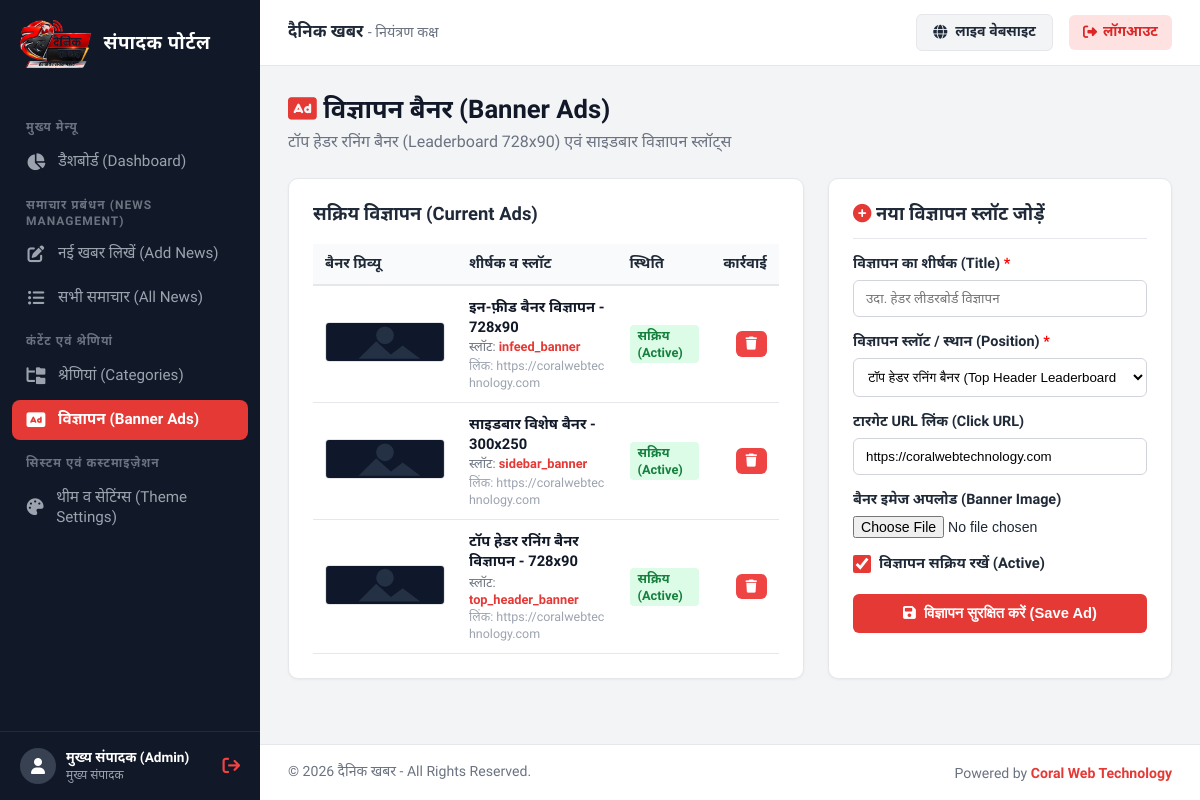
Screenshot of /admin/ads/index.php (signed in) with the database file from the repository.
### tables this page shows
CREATE TABLE `settings` (
  `id` INT AUTO_INCREMENT PRIMARY KEY,
  `site_title` VARCHAR(150) NOT NULL DEFAULT 'दैनिक खबर',
  `tagline` VARCHAR(255) NOT NULL DEFAULT 'सच्ची और निष्पक्ष पत्रकारिता का सशक्त डिजिटल मंच',
  `theme_color` VARCHAR(20) NOT NULL DEFAULT '#e53935',
  `logo_url` VARCHAR(255) DEFAULT 'assets/images/logo.svg',
  `epaper_link` VARCHAR(255) DEFAULT 'https://epaper.dainikkhabr.com',
  `created_at` TIMESTAMP DEFAULT CURRENT_TIMESTAMP,
  `updated_at` TIMESTAMP DEFAULT CURRENT_TIMESTAMP ON UPDATE CURRENT_TIMESTAMP
);

CREATE TABLE `ads` (
  `id` INT AUTO_INCREMENT PRIMARY KEY,
  `title` VARCHAR(150) NOT NULL,
  `position` ENUM('top_header_banner', 'sidebar_banner', 'infeed_banner') NOT NULL DEFAULT 'top_header_banner',
  `image_url` VARCHAR(255) NOT NULL,
  `link_url` VARCHAR(255) NOT NULL,
  `status` TINYINT(1) DEFAULT 1,
  `created_at` TIMESTAMP DEFAULT CURRENT_TIMESTAMP
);

### includes/functions.php (called while the page is built, shortened)
<?php
require_once __DIR__ . '/../config/db.php';
function get_site_settings($pdo_conn = null) {
    global $pdo;
    $db = $pdo_conn ?: $pdo;
    static $settings = null;
    if ($settings === null) {
        $default = [
            'site_title'  => 'दैनिक खबर',
            'tagline'     => 'सच्ची और निष्पक्ष पत्रकारिता का सशक्त डिजिटल मंच',
            'theme_color' => '#e53935',
            'logo_url'    => 'assets/images/logo.png',
            'epaper_link' => 'https://epaper.dainikkhabr.com'
        ];
        if ($db) {
            try {
                $stmt = $db->query("SELECT * FROM settings WHERE id = 1 LIMIT 1");
                $row = $stmt->fetch();
                $settings = $row ?: $default;
            } catch (PDOException $e) {
                $settings = $default;
            }
        } else {
            $settings = $default;
        }
    }
    return $settings;
}
function get_media_url($url, $media_type = 'image') {
    return ASSETS_URL . 'images/placeholder.svg';
}

### admin/ads/index.php (the view, shortened to what this page needs)
<?php
require_once __DIR__ . '/../includes/auth.php';
$ads = [];
if ($pdo) {
    $stmt = $pdo->query("SELECT * FROM ads ORDER BY id DESC");
    $ads = $stmt->fetchAll();
}
require_once __DIR__ . '/../includes/header.php';
?>
<div class="page-header">
    <div>
        <h1><i class="fa-solid fa-rectangle-ad" style="color:var(--admin-theme);"></i> विज्ञापन बैनर (Banner Ads)</h1>
        <p style="color:#6b7280; margin-top:4px;">टॉप हेडर रनिंग बैनर (Leaderboard 728x90) एवं साइडबार विज्ञापन स्लॉट्स</p>
    </div>
</div>
<div class="admin-grid-2col-even">
    <div class="card">
        <h3 style="font-size: 1.15rem; font-weight: 700; margin-bottom: 16px;">
            सक्रिय विज्ञापन (Current Ads)
        </h3>
        <?php if (!empty($ads)): ?>
            <div style="overflow-x: auto;">
                <table style="width: 100%; border-collapse: collapse; text-align: left; font-size: 0.92rem;">
                    <thead>
                        <tr style="border-bottom: 2px solid var(--admin-border); background: #f9fafb;">
                            <th style="padding: 10px 12px;">बैनर प्रिव्यू</th>
                            <th style="padding: 10px 12px;">शीर्षक व स्लॉट</th>
                            <th style="padding: 10px 12px;">स्थिति</th>
                            <th style="padding: 10px 12px; text-align: right;">कार्रवाई</th>
                        </tr>
                    </thead>
                    <tbody>
                        <?php foreach ($ads as $ad): ?>
                            <tr style="border-bottom: 1px solid var(--admin-border);">
                                <td style="padding: 12px; width: 140px;">
                                    <img src="<?php echo get_media_url($ad['image_url'], 'image'); ?>" alt="" style="width: 120px; height: 40px; object-fit: cover; border-radius: 4px; border: 1px solid #e5e7eb;">
                                </td>
                                <td style="padding: 12px;">
                                    <div style="font-weight: 600; color: #111827;"><?php echo htmlspecialchars($ad['title']); ?></div>
                                    <div style="font-size: 0.8rem; color: #6b7280; margin-top: 3px;">
                                        स्लॉट: <strong style="color:var(--admin-theme);"><?php echo htmlspecialchars($ad['position']); ?></strong>
                                    </div>
                                    <div style="font-size: 0.78rem; color: #9ca3af; margin-top: 2px; word-break: break-all;">
                                        लिंक: <?php echo htmlspecialchars($ad['link_url']); ?>
                                    </div>
                                </td>
                                <td style="padding: 12px;">
                                    <?php if ($ad['status'] == 1): ?>
                                        <span style="display:inline-block; padding:3px 8px; background:#dcfce7; color:#15803d; border-radius:4px; font-weight:700; font-size:0.8rem;">सक्रिय (Active)</span>
                                    <?php else: ?>
                                        <span style="display:inline-block; padding:3px 8px; background:#fee2e2; color:#b91c1c; border-radius:4px; font-weight:700; font-size:0.8rem;">निष्क्रिय</span>
                                    <?php endif; ?>
                                </td>
                                <td style="padding: 12px; text-align: right;">
                                    <a href="<?php echo SITE_URL; ?>/admin/ads/index.php?delete=<?php echo $ad['id']; ?>" class="btn btn-danger" style="padding: 6px 10px; font-size: 0.82rem;" onclick="return confirm('क्या आप इस विज्ञापन को हटाना चाहते हैं?');">
                                        <i class="fa-solid fa-trash"></i>
                                    </a>
                                </td>
                            </tr>
                        <?php endforeach; ?>
                    </tbody>
                </table>
            </div>
        <?php else: ?>
            <div style="text-align: center; padding: 40px; color: #6b7280;">
                <p>कोई विज्ञापन नहीं मिला।</p>
            </div>
        <?php endif; ?>
    </div>
    <div class="card">
        <h3 style="font-size: 1.15rem; font-weight: 700; margin-bottom: 16px; border-bottom: 1px solid var(--admin-border); padding-bottom: 10px;">
            <i class="fa-solid fa-plus-circle" style="color:var(--admin-theme);"></i> नया विज्ञापन स्लॉट जोड़ें
        </h3>
        <form method="POST" action="" enctype="multipart/form-data">
            <div style="margin-bottom: 16px;">
                <label style="display:block; font-weight:600; margin-bottom:6px; font-size:0.9rem;">
                    विज्ञापन का शीर्षक (Title) <span style="color:red;">*</span>
                </label>
                <input type="text" name="title" placeholder="उदा. हेडर लीडरबोर्ड विज्ञापन" required style="width:100%; padding:10px 12px; border:1px solid #d1d5db; border-radius:6px; font-family:inherit;">
            </div>
            <div style="margin-bottom: 16px;">
                <label style="display:block; font-weight:600; margin-bottom:6px; font-size:0.9rem;">
                    विज्ञापन स्लॉट / स्थान (Position) <span style="color:red;">*</span>
                </label>
                <select name="position" style="width:100%; padding:10px; border:1px solid #d1d5db; border-radius:6px; background:#fff;">
                    <option value="top_header_banner">टॉप हेडर रनिंग बैनर (Top Header Leaderboard 728x90)</option>
                </select>
            </div>
            <div style="margin-bottom: 16px;">
                <label style="display:block; font-weight:600; margin-bottom:6px; font-size:0.9rem;">
                    टारगेट URL लिंक (Click URL)
                </label>
                <input type="url" name="link_url" value="https://coralwebtechnology.com" style="width:100%; padding:10px 12px; border:1px solid #d1d5db; border-radius:6px;">
            </div>
            <div style="margin-bottom: 16px;">
                <label style="display:block; font-weight:600; margin-bottom:6px; font-size:0.9rem;">
                    बैनर इमेज अपलोड (Banner Image)
                </label>
                <input type="file" name="ad_image" accept="image/*" style="width:100%; font-size:0.88rem;">
            </div>
            <div style="margin-bottom: 20px;">
                <label style="display:flex; align-items:center; gap:8px; cursor:pointer; font-weight:600; font-size:0.92rem;">
                    <input type="checkbox" name="status" value="1" checked style="width:18px; height:18px; accent-color:var(--admin-theme);">
                    <span>विज्ञापन सक्रिय रखें (Active)</span>
                </label>
            </div>
            <button type="submit" class="btn btn-primary" style="width:100%; justify-content:center; padding:11px;">
                <i class="fa-solid fa-floppy-disk"></i> विज्ञापन सुरक्षित करें (Save Ad)
            </button>
        </form>
    </div>
</div>
<?php require_once __DIR__ . '/../includes/footer.php'; ?>

### admin/includes/header.php (shortened to what this page needs)
<?php
$site_settings = get_site_settings();
$current_page = basename($_SERVER['PHP_SELF']);
$current_dir = basename(dirname($_SERVER['PHP_SELF']));
?>
<!DOCTYPE html>
<html lang="hi">
<head>
    <link rel="stylesheet" href="https://cdnjs.cloudflare.com/ajax/libs/font-awesome/6.5.1/css/all.min.css">
    <link href="https://cdn.jsdelivr.net/npm/summernote@0.8.18/dist/summernote-lite.min.css" rel="stylesheet">
</head>
<body>
    <aside class="admin-sidebar" id="adminSidebar">
        <div style="display:flex; align-items:center; justify-content:space-between; padding-right:12px;">
            <a href="<?php echo SITE_URL; ?>/admin/" class="sidebar-brand" style="flex:1; border-bottom:none; display:flex; align-items:center; gap:12px;">
                <img src="<?php echo SITE_URL; ?>/assets/images/logo.png" alt="Logo" style="height:48px; width:auto; object-fit:contain;">
                <div class="brand-title" style="font-size:1.18rem; font-weight:800; color:#fff;">संपादक पोर्टल</div>
            </a>
        </div>
        <ul class="sidebar-menu">
            <li class="menu-label">मुख्य मेन्यू</li>
            <li class="menu-item">
                <a href="<?php echo SITE_URL; ?>/admin/" class="menu-link <?php echo ($current_page == 'index.php' && $current_dir == 'admin') ? 'active' : ''; ?>">
                    <i class="fa-solid fa-chart-pie"></i> डैशबोर्ड (Dashboard)
                </a>
            </li>
            <li class="menu-label">समाचार प्रबंधन (News Management)</li>
            <li class="menu-item">
                <a href="<?php echo SITE_URL; ?>/admin/news/add.php" class="menu-link <?php echo ($current_page == 'add.php' && $current_dir == 'news') ? 'active' : ''; ?>">
                    <i class="fa-solid fa-pen-to-square"></i> नई खबर लिखें (Add News)
                </a>
            </li>
            <li class="menu-item">
                <a href="<?php echo SITE_URL; ?>/admin/news/index.php" class="menu-link <?php echo ($current_page == 'index.php' && $current_dir == 'news') ? 'active' : ''; ?>">
                    <i class="fa-solid fa-list-ul"></i> सभी समाचार (All News)
                </a>
            </li>
            <li class="menu-label">कंटेंट एवं श्रेणियां</li>
            <li class="menu-item">
                <a href="<?php echo SITE_URL; ?>/admin/categories/index.php" class="menu-link <?php echo ($current_dir == 'categories') ? 'active' : ''; ?>">
                    <i class="fa-solid fa-folder-tree"></i> श्रेणियां (Categories)
                </a>
            </li>
            <li class="menu-item">
                <a href="<?php echo SITE_URL; ?>/admin/ads/index.php" class="menu-link <?php echo ($current_dir == 'ads') ? 'active' : ''; ?>">
                    <i class="fa-solid fa-rectangle-ad"></i> विज्ञापन (Banner Ads)
                </a>
            </li>
            <li class="menu-label">सिस्टम एवं कस्टमाइज़ेशन</li>
            <li class="menu-item">
                <a href="<?php echo SITE_URL; ?>/admin/settings.php" class="menu-link <?php echo ($current_page == 'settings.php') ? 'active' : ''; ?>">
                    <i class="fa-solid fa-palette"></i> थीम व सेटिंग्स (Theme Settings)
                </a>
            </li>
        </ul>
        <div class="sidebar-footer">
            <div class="user-info">
                <div class="user-avatar"><i class="fa-solid fa-user"></i></div>
                <div class="user-details">
                    <h5><?php echo htmlspecialchars($_SESSION['admin_name'] ?? 'Admin'); ?></h5>
                    <p>मुख्य संपादक</p>
                </div>
            </div>
            <a href="<?php echo SITE_URL; ?>/admin/logout.php" title="लॉगआउट" style="color:#ef4444; font-size:1.1rem;"><i class="fa-solid fa-arrow-right-from-bracket"></i></a>
        </div>
    </aside>
    <div class="admin-main">
        <header class="admin-topbar">
            <div class="topbar-left">
                <h3 style="font-size:1.05rem; font-weight:700; color:#1f2937;">
                    <?php echo htmlspecialchars($site_settings['site_title'] ?? 'दैनिक खबर'); ?> <span style="font-weight:400; color:#6b7280; font-size:0.9rem;">- नियंत्रण कक्ष</span>
                </h3>
            </div>
            <div class="topbar-right">
                <a href="<?php echo SITE_URL; ?>/" target="_blank" class="view-site-btn">
                    <i class="fa-solid fa-globe"></i> <span>लाइव वेबसाइट</span>
                </a>
                <a href="<?php echo SITE_URL; ?>/admin/logout.php" class="logout-btn">
                    <i class="fa-solid fa-right-from-bracket"></i> <span>लॉगआउट</span>
                </a>
            </div>
        </header>
        <main class="admin-body">

### admin/includes/footer.php (shortened to what this page needs)
        </main>
        <footer style="padding: 18px 28px; background: #ffffff; border-top: 1px solid var(--admin-border); font-size: 0.88rem; color: #6b7280; display: flex; justify-content: space-between; align-items: center; flex-wrap: wrap; gap: 10px;">
            <div>
                &copy; <?php echo date('Y'); ?> <?php echo htmlspecialchars($site_settings['site_title'] ?? 'दैनिक खबर'); ?> - All Rights Reserved.
            </div>
            <div>
                Powered by <a href="https://coralwebtechnology.com/" target="_blank" style="color: var(--admin-theme); text-decoration: none; font-weight: 600;">Coral Web Technology</a>
            </div>
        </footer>
    </div>
</body>
</html>

### rows the page displays
settings: site_title "दैनिक खबर"
ads: title "इन-फ़ीड बैनर विज्ञापन - 728x90", position "infeed_banner", link_url "https://coralwebtechnology.com", status "सक्रिय (Active)"
ads: title "साइडबार विशेष बैनर - 300x250", position "sidebar_banner", link_url "https://coralwebtechnology.com", status "सक्रिय (Active)"
ads: title "टॉप हेडर रनिंग बैनर विज्ञापन - 728x90", position "top_header_banner", link_url "https://coralwebtechnology.com", status "सक्रिय (Active)"

### other values shown
$_SESSION['admin_name'] "मुख्य संपादक (Admin)"
